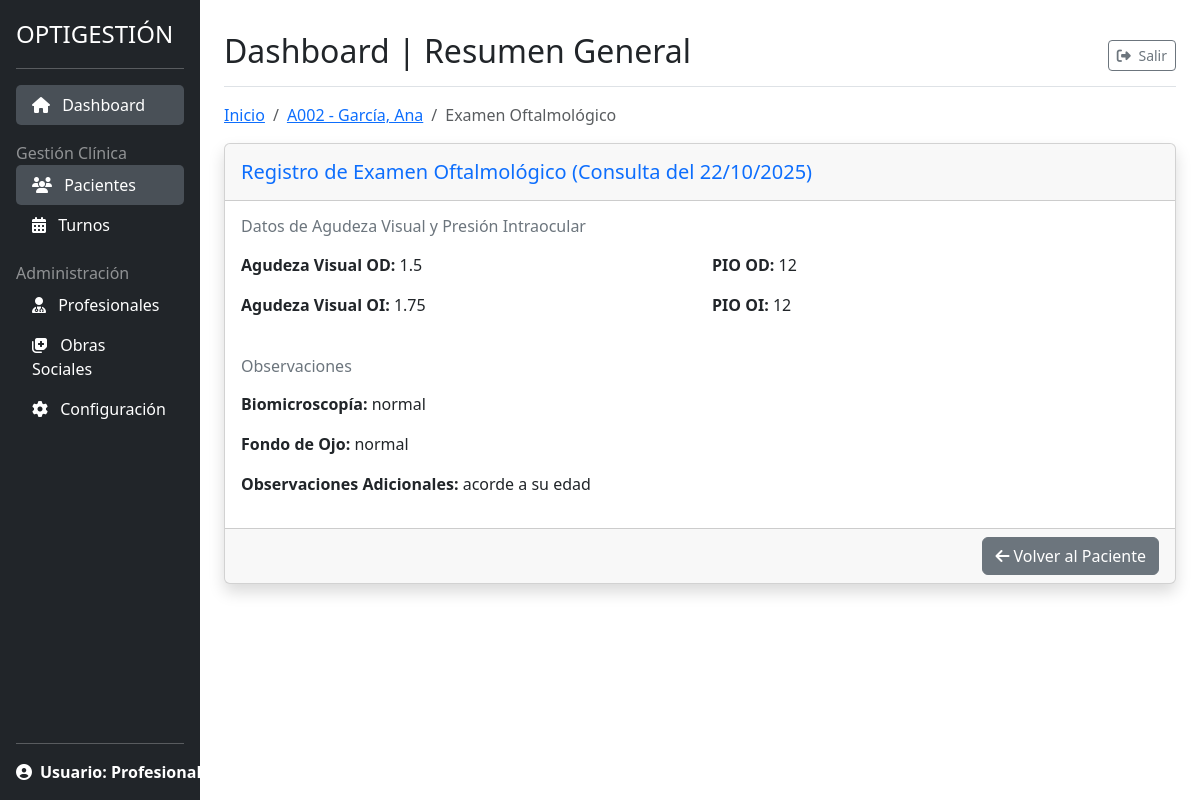
The app's page /pacientes/hc/2/examen/ver/ (signed in) with its own data.
### gestion_clinica/models.py (models this page shows, shortened)
class ExamenOftalmologico(models.Model):
    historia_clinica = models.OneToOneField(
        HistoriaClinica, on_delete=models.CASCADE, related_name='examen')
    agudeza_visual_od = models.CharField(
        max_length=50, blank=True, verbose_name="AV OD")
    agudeza_visual_oi = models.CharField(
        max_length=50, blank=True, verbose_name="AV OI")
    biomicroscopia = models.TextField(blank=True)
    fondo_ojo = models.TextField(blank=True, verbose_name="Fondo de Ojo")
    pio_od = models.CharField(
        max_length=20, blank=True, verbose_name="PIO OD")
    pio_oi = models.CharField(
        max_length=20, blank=True, verbose_name="PIO OI")
    observaciones = models.TextField(
        blank=True, verbose_name='Observaciones del Examen')
    class Meta:
        verbose_name = "Examen Oftalmológico"
        verbose_name_plural = "Exámenes Oftalmológicos"

class HistoriaClinica(models.Model):
    paciente = models.ForeignKey(
        Paciente, on_delete=models.CASCADE, related_name='historias_clinicas')
    profesional = models.ForeignKey(Profesional, on_delete=models.PROTECT)
    fecha = models.DateTimeField(
        auto_now_add=True, verbose_name='Fecha de Consulta')
    motivo_consulta = models.TextField()
    diagnostico = models.TextField(verbose_name='Diagnóstico Principal')
    tratamiento = models.TextField()
    observaciones = models.TextField(blank=True)
    class Meta:
        verbose_name = "Historia Clínica"
        verbose_name_plural = "Historias Clínicas"
        ordering = ['-fecha']

class Paciente(models.Model):
    num_registro = models.CharField(
        max_length=6,
        unique=True,
        blank=True,
        null=True,
        editable=False,
        verbose_name='Número de Registro'
    )
    nombre = models.CharField(max_length=100)
    apellido = models.CharField(max_length=100)
    dni = models.CharField(max_length=20, unique=True)
    fecha_nacimiento = models.DateField()
    GENERO_CHOICES = [('M', 'Masculino'), ('F', 'Femenino'), ('O', 'Otro')]
    genero = models.CharField(max_length=1, choices=GENERO_CHOICES)
    telefono = models.CharField(max_length=50)
    domicilio = models.CharField(max_length=255, verbose_name='Domicilio')
    obra_social = models.ForeignKey(
        ObraSocial, on_delete=models.SET_NULL, null=True, blank=True)
    num_afiliado = models.CharField(max_length=50, blank=True, null=True)
    antecedentes_sistemicos = models.TextField(
        blank=True, verbose_name="Antecedentes Sistémicos")
    antecedentes_oftalmologicos = models.TextField(
        blank=True, verbose_name="Antecedentes Oftalmológicos")
    def __str__(self):
        return f'{self.num_registro} - {self.apellido}, {self.nombre}'
    class Meta:
        ordering = ['apellido', 'nombre']

### gestion_clinica/views.py (the view)
class ExamenOftalmologicoDetailView(LoginRequiredMixin, DetailView):
    model = ExamenOftalmologico
    template_name = 'gestion_clinica/examen_oftalmologico_detail.html'
    context_object_name = 'examen'
    def get_object(self, queryset=None):
        hc = get_object_or_404(HistoriaClinica, pk=self.kwargs['hc_pk'])
        try:
            return ExamenOftalmologico.objects.get(historia_clinica=hc)
        except ExamenOftalmologico.DoesNotExist:
            raise Http404(
                f"No se encontró Examen Oftalmológico para la Historia Clínica #{hc.pk}."
            )

### gestion_clinica/templates/gestion_clinica/examen_oftalmologico_detail.html (shortened to what this page needs)
{% extends "gestion_clinica/base.html" %}
{% block content %}
<div class="row">
    <div class="col-12">
        <nav aria-label="breadcrumb">
            <ol class="breadcrumb">
                <li class="breadcrumb-item"><a href="{% url 'pacientes:dashboard' %}">Inicio</a></li>
                <li class="breadcrumb-item"><a href="{% url 'pacientes:detalle_paciente' pk=examen.historia_clinica.paciente.pk %}">{{ examen.historia_clinica.paciente }}</a></li>
                <li class="breadcrumb-item active" aria-current="page">Examen Oftalmológico</li>
            </ol>
        </nav>
    </div>
</div>
<div class="card shadow mb-4">
    <div class="card-header py-3 d-flex justify-content-between align-items-center">
        <h5 class="m-0 font-weight-bold text-primary">
            Registro de Examen Oftalmológico (Consulta del {{ examen.historia_clinica.fecha|date:"d/m/Y" }})
        </h5>
    </div>
    <div class="card-body">
        <h6 class="text-secondary mb-3">Datos de Agudeza Visual y Presión Intraocular</h6>
        <div class="row mb-4">
            <div class="col-md-6">
                <p><strong>Agudeza Visual OD:</strong> {{ examen.agudeza_visual_od|default:"N/A" }}</p>
                <p><strong>Agudeza Visual OI:</strong> {{ examen.agudeza_visual_oi|default:"N/A" }}</p>
            </div>
            <div class="col-md-6">
                <p><strong>PIO OD:</strong> {{ examen.pio_od|default:"N/A" }}</p>
                <p><strong>PIO OI:</strong> {{ examen.pio_oi|default:"N/A" }}</p>
            </div>
        </div>
        <h6 class="text-secondary mb-3">Observaciones</h6>
        <p><strong>Biomicroscopía:</strong> {{ examen.biomicroscopia|default:"Sin datos"|linebreaksbr }}</p>
        <p><strong>Fondo de Ojo:</strong> {{ examen.fondo_ojo|default:"Sin datos"|linebreaksbr }}</p>
        <p><strong>Observaciones Adicionales:</strong> {{ examen.observaciones|default:"Sin observaciones"|linebreaksbr }}</p>
    </div>
    <div class="card-footer text-end">
        <a href="{% url 'pacientes:detalle_paciente' pk=examen.historia_clinica.paciente.pk %}" class="btn btn-secondary">
            <i class="fas fa-arrow-left"></i> Volver al Paciente
        </a>
    </div>
</div>
{% endblock %}

### static/css/styles.css (style rules this page uses)
html, body { height: 100%; }

### records on screen
ExamenOftalmologico: historia_clinica.paciente "A002 - García, Ana", historia_clinica.fecha "22/10/2025", agudeza_visual_od "1.5", agudeza_visual_oi "1.75", pio_od "12", pio_oi "12", biomicroscopia "normal", fondo_ojo "normal", observaciones "acorde a su edad"
